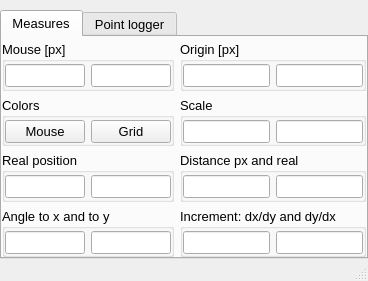
<?xml version="1.0" encoding="UTF-8"?>
<ui version="4.0">
 <class>MouseInfo</class>
 <widget class="QMainWindow" name="MouseInfo">
  <property name="geometry">
   <rect>
    <x>0</x>
    <y>0</y>
    <width>333</width>
    <height>254</height>
   </rect>
  </property>
  <property name="windowTitle">
   <string>Points info</string>
  </property>
  <property name="unifiedTitleAndToolBarOnMac">
   <bool>true</bool>
  </property>
  <widget class="QWidget" name="centralwidget">
   <layout class="QGridLayout" name="gridLayout">
    <property name="leftMargin">
     <number>0</number>
    </property>
    <property name="topMargin">
     <number>10</number>
    </property>
    <property name="rightMargin">
     <number>0</number>
    </property>
    <property name="bottomMargin">
     <number>0</number>
    </property>
    <item row="0" column="0">
     <widget class="QTabWidget" name="tabWidget">
      <property name="font">
       <font>
        <pointsize>10</pointsize>
       </font>
      </property>
      <property name="currentIndex">
       <number>0</number>
      </property>
      <property name="neutrinoSave" stdset="0">
       <bool>true</bool>
      </property>
      <widget class="QWidget" name="tab">
       <attribute name="title">
        <string>Measures</string>
       </attribute>
       <layout class="QGridLayout" name="gridLayout_2" rowstretch="1,1,1,1">
        <property name="leftMargin">
         <number>0</number>
        </property>
        <property name="topMargin">
         <number>4</number>
        </property>
        <property name="rightMargin">
         <number>0</number>
        </property>
        <property name="bottomMargin">
         <number>0</number>
        </property>
        <item row="0" column="0">
         <widget class="QGroupBox" name="groupBox_2">
          <property name="font">
           <font>
            <pointsize>10</pointsize>
           </font>
          </property>
          <property name="title">
           <string>Mouse [px]</string>
          </property>
          <layout class="QGridLayout" name="gridLayout_5" rowstretch="1" columnstretch="1,1">
           <property name="leftMargin">
            <number>0</number>
           </property>
           <property name="topMargin">
            <number>2</number>
           </property>
           <property name="rightMargin">
            <number>0</number>
           </property>
           <property name="bottomMargin">
            <number>0</number>
           </property>
           <item row="0" column="0">
            <widget class="QLineEdit" name="ix">
             <property name="enabled">
              <bool>true</bool>
             </property>
             <property name="font">
              <font>
               <pointsize>10</pointsize>
              </font>
             </property>
             <property name="readOnly">
              <bool>true</bool>
             </property>
            </widget>
           </item>
           <item row="0" column="1">
            <widget class="QLineEdit" name="iy">
             <property name="font">
              <font>
               <pointsize>10</pointsize>
              </font>
             </property>
             <property name="readOnly">
              <bool>true</bool>
             </property>
            </widget>
           </item>
          </layout>
         </widget>
        </item>
        <item row="0" column="1">
         <widget class="QGroupBox" name="groupBox">
          <property name="font">
           <font>
            <pointsize>10</pointsize>
           </font>
          </property>
          <property name="title">
           <string>Origin [px]</string>
          </property>
          <layout class="QGridLayout" name="gridLayout_4" rowstretch="1" columnstretch="1,1">
           <property name="leftMargin">
            <number>0</number>
           </property>
           <property name="topMargin">
            <number>2</number>
           </property>
           <property name="rightMargin">
            <number>0</number>
           </property>
           <property name="bottomMargin">
            <number>0</number>
           </property>
           <item row="0" column="0">
            <widget class="QLineEdit" name="rx">
             <property name="font">
              <font>
               <pointsize>10</pointsize>
              </font>
             </property>
             <property name="readOnly">
              <bool>false</bool>
             </property>
            </widget>
           </item>
           <item row="0" column="1">
            <widget class="QLineEdit" name="ry">
             <property name="font">
              <font>
               <pointsize>10</pointsize>
              </font>
             </property>
             <property name="readOnly">
              <bool>false</bool>
             </property>
            </widget>
           </item>
          </layout>
         </widget>
        </item>
        <item row="1" column="0">
         <widget class="QGroupBox" name="groupBox_8">
          <property name="title">
           <string>Colors</string>
          </property>
          <layout class="QGridLayout" name="gridLayout_11" columnstretch="1,1">
           <property name="leftMargin">
            <number>0</number>
           </property>
           <property name="topMargin">
            <number>2</number>
           </property>
           <property name="rightMargin">
            <number>0</number>
           </property>
           <property name="bottomMargin">
            <number>0</number>
           </property>
           <item row="0" column="0">
            <widget class="QPushButton" name="colorMouse">
             <property name="font">
              <font>
               <pointsize>10</pointsize>
              </font>
             </property>
             <property name="text">
              <string>Mouse</string>
             </property>
            </widget>
           </item>
           <item row="0" column="1">
            <widget class="QPushButton" name="colorRuler">
             <property name="font">
              <font>
               <pointsize>10</pointsize>
              </font>
             </property>
             <property name="text">
              <string>Grid</string>
             </property>
            </widget>
           </item>
          </layout>
         </widget>
        </item>
        <item row="1" column="1">
         <widget class="QGroupBox" name="groupBox_7">
          <property name="title">
           <string>Scale</string>
          </property>
          <layout class="QGridLayout" name="gridLayout_10" columnstretch="1,1">
           <property name="leftMargin">
            <number>0</number>
           </property>
           <property name="topMargin">
            <number>2</number>
           </property>
           <property name="rightMargin">
            <number>0</number>
           </property>
           <property name="bottomMargin">
            <number>0</number>
           </property>
           <item row="0" column="0">
            <widget class="QLineEdit" name="sc_x"/>
           </item>
           <item row="0" column="1">
            <widget class="QLineEdit" name="sc_y"/>
           </item>
          </layout>
         </widget>
        </item>
        <item row="2" column="0">
         <widget class="QGroupBox" name="groupBox_3">
          <property name="font">
           <font>
            <pointsize>10</pointsize>
           </font>
          </property>
          <property name="title">
           <string>Real position</string>
          </property>
          <layout class="QGridLayout" name="gridLayout_6" columnstretch="1,1">
           <property name="leftMargin">
            <number>0</number>
           </property>
           <property name="topMargin">
            <number>2</number>
           </property>
           <property name="rightMargin">
            <number>0</number>
           </property>
           <property name="bottomMargin">
            <number>0</number>
           </property>
           <item row="0" column="0">
            <widget class="QLineEdit" name="px">
             <property name="font">
              <font>
               <pointsize>10</pointsize>
              </font>
             </property>
             <property name="readOnly">
              <bool>true</bool>
             </property>
            </widget>
           </item>
           <item row="0" column="1">
            <widget class="QLineEdit" name="py">
             <property name="font">
              <font>
               <pointsize>10</pointsize>
              </font>
             </property>
             <property name="readOnly">
              <bool>true</bool>
             </property>
            </widget>
           </item>
          </layout>
         </widget>
        </item>
        <item row="2" column="1">
         <widget class="QGroupBox" name="groupBox_6">
          <property name="font">
           <font>
            <pointsize>10</pointsize>
           </font>
          </property>
          <property name="title">
           <string>Distance px and real</string>
          </property>
          <layout class="QGridLayout" name="gridLayout_9" columnstretch="1,1">
           <property name="leftMargin">
            <number>0</number>
           </property>
           <property name="topMargin">
            <number>2</number>
           </property>
           <property name="rightMargin">
            <number>0</number>
           </property>
           <property name="bottomMargin">
            <number>0</number>
           </property>
           <item row="0" column="0">
            <widget class="QLineEdit" name="dist_px">
             <property name="font">
              <font>
               <pointsize>10</pointsize>
              </font>
             </property>
             <property name="toolTip">
              <string comment="Distance in pixel" extracomment="Distance in pixel"/>
             </property>
             <property name="readOnly">
              <bool>true</bool>
             </property>
            </widget>
           </item>
           <item row="0" column="1">
            <widget class="QLineEdit" name="dist_real">
             <property name="font">
              <font>
               <pointsize>10</pointsize>
              </font>
             </property>
             <property name="toolTip">
              <string extracomment="Distance in real world coordinates"/>
             </property>
             <property name="readOnly">
              <bool>true</bool>
             </property>
            </widget>
           </item>
          </layout>
         </widget>
        </item>
        <item row="3" column="0">
         <widget class="QGroupBox" name="groupBox_5">
          <property name="font">
           <font>
            <pointsize>10</pointsize>
           </font>
          </property>
          <property name="title">
           <string>Angle to x and to y</string>
          </property>
          <layout class="QGridLayout" name="gridLayout_8" columnstretch="1,1">
           <property name="leftMargin">
            <number>0</number>
           </property>
           <property name="topMargin">
            <number>2</number>
           </property>
           <property name="rightMargin">
            <number>0</number>
           </property>
           <property name="bottomMargin">
            <number>0</number>
           </property>
           <item row="0" column="0">
            <widget class="QLineEdit" name="atan_dx_dy">
             <property name="font">
              <font>
               <pointsize>10</pointsize>
              </font>
             </property>
             <property name="toolTip">
              <string extracomment="Angle with horizontal"/>
             </property>
             <property name="readOnly">
              <bool>true</bool>
             </property>
            </widget>
           </item>
           <item row="0" column="1">
            <widget class="QLineEdit" name="atan_dy_dx">
             <property name="font">
              <font>
               <pointsize>10</pointsize>
              </font>
             </property>
             <property name="toolTip">
              <string extracomment="Angle with vertical"/>
             </property>
             <property name="readOnly">
              <bool>true</bool>
             </property>
            </widget>
           </item>
          </layout>
         </widget>
        </item>
        <item row="3" column="1">
         <widget class="QGroupBox" name="groupBox_4">
          <property name="font">
           <font>
            <pointsize>10</pointsize>
           </font>
          </property>
          <property name="title">
           <string>Increment: dx/dy and dy/dx</string>
          </property>
          <layout class="QGridLayout" name="gridLayout_7" columnstretch="1,1">
           <property name="leftMargin">
            <number>0</number>
           </property>
           <property name="topMargin">
            <number>2</number>
           </property>
           <property name="rightMargin">
            <number>0</number>
           </property>
           <property name="bottomMargin">
            <number>0</number>
           </property>
           <item row="0" column="0">
            <widget class="QLineEdit" name="dx_dy">
             <property name="font">
              <font>
               <pointsize>10</pointsize>
              </font>
             </property>
             <property name="toolTip">
              <string extracomment="dx/dy"/>
             </property>
             <property name="readOnly">
              <bool>true</bool>
             </property>
            </widget>
           </item>
           <item row="0" column="1">
            <widget class="QLineEdit" name="dy_dx">
             <property name="font">
              <font>
               <pointsize>10</pointsize>
              </font>
             </property>
             <property name="toolTip">
              <string extracomment="dy/dx"/>
             </property>
             <property name="readOnly">
              <bool>true</bool>
             </property>
            </widget>
           </item>
          </layout>
         </widget>
        </item>
       </layout>
      </widget>
      <widget class="QWidget" name="tab_2">
       <attribute name="title">
        <string>Point logger</string>
       </attribute>
       <layout class="QGridLayout" name="gridLayout_3">
        <property name="leftMargin">
         <number>0</number>
        </property>
        <property name="topMargin">
         <number>0</number>
        </property>
        <property name="rightMargin">
         <number>0</number>
        </property>
        <property name="bottomMargin">
         <number>0</number>
        </property>
        <item row="0" column="0">
         <widget class="QCheckBox" name="getpoints">
          <property name="font">
           <font>
            <pointsize>10</pointsize>
           </font>
          </property>
          <property name="text">
           <string>Enable logging</string>
          </property>
         </widget>
        </item>
        <item row="0" column="1">
         <widget class="QToolButton" name="removeRow">
          <property name="text">
           <string>...</string>
          </property>
          <property name="icon">
           <iconset>
            <normaloff>:icons//remove.png</normaloff>:icons//remove.png</iconset>
          </property>
          <property name="iconSize">
           <size>
            <width>16</width>
            <height>16</height>
           </size>
          </property>
         </widget>
        </item>
        <item row="0" column="2">
         <widget class="QToolButton" name="copyPoints">
          <property name="text">
           <string>...</string>
          </property>
          <property name="icon">
           <iconset>
            <normaloff>:icons//saveClipboard.png</normaloff>:icons//saveClipboard.png</iconset>
          </property>
          <property name="iconSize">
           <size>
            <width>16</width>
            <height>16</height>
           </size>
          </property>
         </widget>
        </item>
        <item row="0" column="3">
         <widget class="QToolButton" name="exportTxt">
          <property name="text">
           <string>...</string>
          </property>
          <property name="icon">
           <iconset>
            <normaloff>:icons//saveTxt.png</normaloff>:icons//saveTxt.png</iconset>
          </property>
          <property name="iconSize">
           <size>
            <width>16</width>
            <height>16</height>
           </size>
          </property>
         </widget>
        </item>
        <item row="1" column="0" colspan="4">
         <widget class="QTableWidget" name="points">
          <property name="font">
           <font>
            <pointsize>10</pointsize>
           </font>
          </property>
          <property name="locale">
           <locale language="English" country="UnitedStates"/>
          </property>
          <property name="alternatingRowColors">
           <bool>true</bool>
          </property>
          <attribute name="horizontalHeaderCascadingSectionResizes">
           <bool>true</bool>
          </attribute>
          <attribute name="horizontalHeaderDefaultSectionSize">
           <number>60</number>
          </attribute>
          <attribute name="horizontalHeaderShowSortIndicator" stdset="0">
           <bool>true</bool>
          </attribute>
          <attribute name="horizontalHeaderStretchLastSection">
           <bool>true</bool>
          </attribute>
          <column>
           <property name="text">
            <string>X</string>
           </property>
           <property name="textAlignment">
            <set>AlignCenter</set>
           </property>
          </column>
          <column>
           <property name="text">
            <string>Y</string>
           </property>
           <property name="textAlignment">
            <set>AlignCenter</set>
           </property>
          </column>
          <column>
           <property name="text">
            <string>Real X</string>
           </property>
           <property name="textAlignment">
            <set>AlignCenter</set>
           </property>
          </column>
          <column>
           <property name="text">
            <string>Real Y</string>
           </property>
           <property name="textAlignment">
            <set>AlignCenter</set>
           </property>
          </column>
          <column>
           <property name="text">
            <string>Value</string>
           </property>
           <property name="textAlignment">
            <set>AlignCenter</set>
           </property>
          </column>
         </widget>
        </item>
       </layout>
      </widget>
     </widget>
    </item>
   </layout>
  </widget>
  <widget class="QStatusBar" name="statusbar">
   <property name="font">
    <font>
     <pointsize>10</pointsize>
    </font>
   </property>
  </widget>
 </widget>
 <tabstops>
  <tabstop>ix</tabstop>
  <tabstop>iy</tabstop>
  <tabstop>rx</tabstop>
  <tabstop>ry</tabstop>
  <tabstop>colorMouse</tabstop>
  <tabstop>colorRuler</tabstop>
  <tabstop>sc_x</tabstop>
  <tabstop>sc_y</tabstop>
  <tabstop>px</tabstop>
  <tabstop>py</tabstop>
  <tabstop>dist_px</tabstop>
  <tabstop>dist_real</tabstop>
  <tabstop>atan_dx_dy</tabstop>
  <tabstop>atan_dy_dx</tabstop>
  <tabstop>dx_dy</tabstop>
  <tabstop>dy_dx</tabstop>
  <tabstop>getpoints</tabstop>
  <tabstop>removeRow</tabstop>
  <tabstop>copyPoints</tabstop>
  <tabstop>exportTxt</tabstop>
  <tabstop>points</tabstop>
  <tabstop>tabWidget</tabstop>
 </tabstops>
 <resources/>
 <connections/>
</ui>
